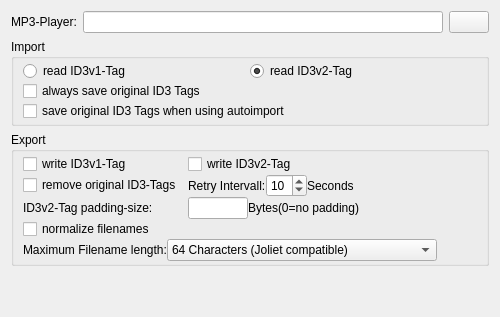
     <widget class="QWidget" name="tab_2">
      <attribute name="icon">
       <iconset resource="../../resources.qrc">
        <normaloff>:/devices25/resources/tr25x25-0007.png</normaloff>:/devices25/resources/tr25x25-0007.png</iconset>
      </attribute>
      <attribute name="title">
       <string>MP3</string>
      </attribute>
      <layout class="QVBoxLayout" name="verticalLayout_7">
       <item>
        <layout class="QGridLayout" name="gridLayout_5">
         <property name="horizontalSpacing">
          <number>6</number>
         </property>
         <property name="verticalSpacing">
          <number>0</number>
         </property>
         <item row="0" column="1">
          <widget class="QLineEdit" name="mp3Player"/>
         </item>
         <item row="0" column="0">
          <widget class="QLabel" name="label_21">
           <property name="text">
            <string>MP3-Player:</string>
           </property>
          </widget>
         </item>
         <item row="0" column="2">
          <widget class="QPushButton" name="mp3PlayerButton">
           <property name="text">
            <string/>
           </property>
           <property name="icon">
            <iconset resource="../../resources.qrc">
             <normaloff>:/icons/resources/folder-open-16.png</normaloff>:/icons/resources/folder-open-16.png</iconset>
           </property>
           <property name="iconSize">
            <size>
             <width>16</width>
             <height>16</height>
            </size>
           </property>
          </widget>
         </item>
        </layout>
       </item>
       <item>
        <widget class="QGroupBox" name="groupBox">
         <property name="title">
          <string>Import</string>
         </property>
         <layout class="QVBoxLayout" name="verticalLayout_4">
          <property name="spacing">
           <number>0</number>
          </property>
          <property name="topMargin">
           <number>2</number>
          </property>
          <property name="bottomMargin">
           <number>2</number>
          </property>
          <item>
           <layout class="QHBoxLayout" name="horizontalLayout_12">
            <item>
             <widget class="QRadioButton" name="readID3v1">
              <property name="text">
               <string>read ID3v1-Tag</string>
              </property>
             </widget>
            </item>
            <item>
             <widget class="QRadioButton" name="readID3v2">
              <property name="text">
               <string>read ID3v2-Tag</string>
              </property>
              <property name="checked">
               <bool>true</bool>
              </property>
             </widget>
            </item>
           </layout>
          </item>
          <item>
           <widget class="QCheckBox" name="saveOriginalTags">
            <property name="text">
             <string>always save original ID3 Tags</string>
            </property>
           </widget>
          </item>
          <item>
           <widget class="QCheckBox" name="saveOriginalTagsOnAutoImport">
            <property name="text">
             <string>save original ID3 Tags when using autoimport</string>
            </property>
           </widget>
          </item>
         </layout>
        </widget>
       </item>
       <item>
        <widget class="QGroupBox" name="groupBox_2">
         <property name="title">
          <string>Export</string>
         </property>
         <layout class="QVBoxLayout" name="verticalLayout_6">
          <property name="spacing">
           <number>0</number>
          </property>
          <property name="topMargin">
           <number>2</number>
          </property>
          <property name="bottomMargin">
           <number>2</number>
          </property>
          <item>
           <layout class="QGridLayout" name="gridLayout_3">
            <property name="horizontalSpacing">
             <number>6</number>
            </property>
            <property name="verticalSpacing">
             <number>0</number>
            </property>
            <item row="0" column="0">
             <widget class="QCheckBox" name="writeID3v1">
              <property name="text">
               <string>write ID3v1-Tag</string>
              </property>
              <property name="checked">
               <bool>false</bool>
              </property>
             </widget>
            </item>
            <item row="0" column="1">
             <widget class="QCheckBox" name="writeID3v2">
              <property name="text">
               <string>write ID3v2-Tag</string>
              </property>
              <property name="checked">
               <bool>false</bool>
              </property>
             </widget>
            </item>
            <item row="1" column="0">
             <widget class="QCheckBox" name="removeOriginalTags">
              <property name="text">
               <string>remove original ID3-Tags</string>
              </property>
             </widget>
            </item>
            <item row="2" column="0">
             <widget class="QLabel" name="label">
              <property name="text">
               <string>ID3v2-Tag padding-size:</string>
              </property>
             </widget>
            </item>
            <item row="2" column="1">
             <layout class="QHBoxLayout" name="horizontalLayout_8">
              <item>
               <widget class="QLineEdit" name="ID3v2Padding">
                <property name="maximumSize">
                 <size>
                  <width>60</width>
                  <height>16777215</height>
                 </size>
                </property>
                <property name="inputMask">
                 <string>00000; </string>
                </property>
               </widget>
              </item>
              <item>
               <widget class="QLabel" name="label_2">
                <property name="text">
                 <string>Bytes</string>
                </property>
               </widget>
              </item>
              <item>
               <widget class="QLabel" name="label_13">
                <property name="text">
                 <string>(0=no padding)</string>
                </property>
               </widget>
              </item>
              <item>
               <spacer name="horizontalSpacer_4">
                <property name="orientation">
                 <enum>Qt::Horizontal</enum>
                </property>
                <property name="sizeHint" stdset="0">
                 <size>
                  <width>40</width>
                  <height>20</height>
                 </size>
                </property>
               </spacer>
              </item>
             </layout>
            </item>
            <item row="1" column="1">
             <layout class="QHBoxLayout" name="horizontalLayout_13">
              <item>
               <widget class="QLabel" name="label_19">
                <property name="text">
                 <string>Retry Intervall:</string>
                </property>
               </widget>
              </item>
              <item>
               <widget class="QSpinBox" name="retryIntervall">
                <property name="minimum">
                 <number>2</number>
                </property>
                <property name="maximum">
                 <number>60</number>
                </property>
                <property name="value">
                 <number>10</number>
                </property>
               </widget>
              </item>
              <item>
               <widget class="QLabel" name="label_20">
                <property name="text">
                 <string>Seconds</string>
                </property>
               </widget>
              </item>
              <item>
               <spacer name="horizontalSpacer_10">
                <property name="orientation">
                 <enum>Qt::Horizontal</enum>
                </property>
                <property name="sizeHint" stdset="0">
                 <size>
                  <width>40</width>
                  <height>20</height>
                 </size>
                </property>
               </spacer>
              </item>
             </layout>
            </item>
            <item row="3" column="0">
             <widget class="QCheckBox" name="normalizeFilenames">
              <property name="text">
               <string>normalize filenames</string>
              </property>
             </widget>
            </item>
           </layout>
          </item>
          <item>
           <layout class="QHBoxLayout" name="horizontalLayout_14">
            <item>
             <widget class="QLabel" name="label_22">
              <property name="text">
               <string>Maximum Filename length:</string>
              </property>
             </widget>
            </item>
            <item>
             <widget class="QComboBox" name="maxFilenameLength">
              <property name="sizePolicy">
               <sizepolicy hsizetype="Expanding" vsizetype="Fixed">
                <horstretch>0</horstretch>
                <verstretch>0</verstretch>
               </sizepolicy>
              </property>
              <item>
               <property name="text">
                <string>64 Characters (Joliet compatible)</string>
               </property>
              </item>
              <item>
               <property name="text">
                <string>100 Characters (Joliet compatible)</string>
               </property>
              </item>
              <item>
               <property name="text">
                <string>207 Characters (ISO 9660:1999 compatible)</string>
               </property>
              </item>
              <item>
               <property name="text">
                <string>255 Characters (FAT32 compatible)</string>
               </property>
              </item>
              <item>
               <property name="text">
                <string>unlimited</string>
               </property>
              </item>
             </widget>
            </item>
            <item>
             <spacer name="horizontalSpacer_11">
              <property name="orientation">
               <enum>Qt::Horizontal</enum>
              </property>
              <property name="sizeHint" stdset="0">
               <size>
                <width>40</width>
                <height>20</height>
               </size>
              </property>
             </spacer>
            </item>
           </layout>
          </item>
         </layout>
        </widget>
       </item>
       <item>
        <spacer name="verticalSpacer_2">
         <property name="orientation">
          <enum>Qt::Vertical</enum>
         </property>
         <property name="sizeHint" stdset="0">
          <size>
           <width>20</width>
           <height>40</height>
          </size>
         </property>
        </spacer>
       </item>
      </layout>
     </widget>
